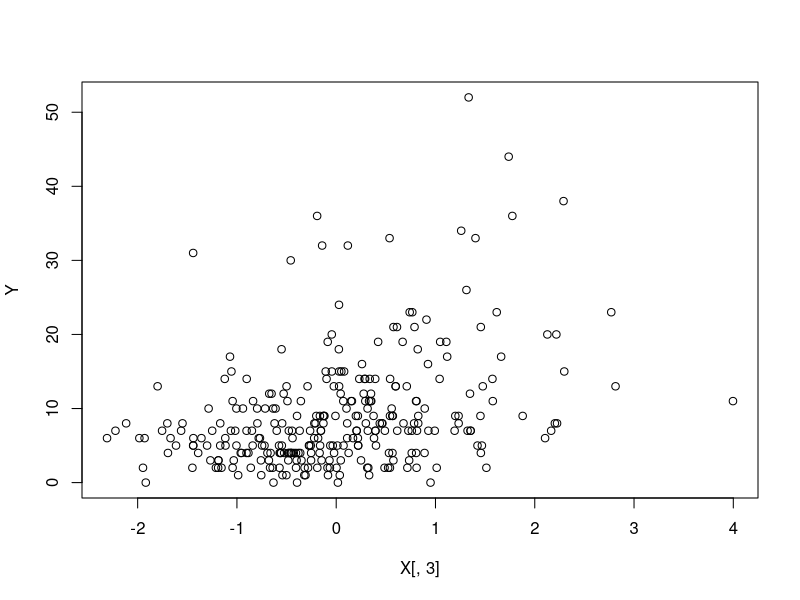
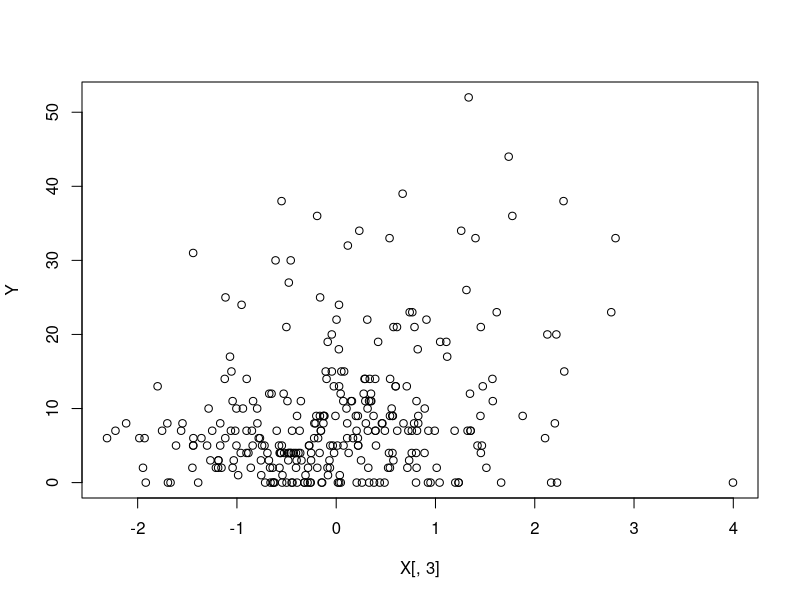

The R script that drew these images, in order:
require(pscl)
library(glmnet)
library(MASS)
library(MCMCpack)

n <- 300  # the number of observations
p <- 5  # the number of predictor variables
om1 <- 0.1    # zero-inflation prob
om2 <- 0.05    # large outlier prob
aa <- 20    # outlier location (10 or 20)


# settings
Beta <- rep(0,p)  
Beta[c(1,3,5)] <- c(-0.2, 0.3, 0.6)   # non-zero coefficients
int <- 2   # intercept
Para <- c(int, Beta)


# covariates
rho <- 0.2
mat <- matrix(NA, p, p)
for(k in 1:p){
  for(j in 1:p){ mat[k,j]=rho^(abs(k-j)) }
}

X <- mvrnorm(n, rep(0,p), mat) 


# response values
Mu <- as.vector( exp(int + X%*%Beta) )
Y <- rpois(n, Mu)

plot(X[,3], Y)

# outlier and zero inflation
ch <- sample(c(0, 1, 2), size=n, prob=c(1-om1-om2, om1, om2), replace=T)
Y[ch==1] <- 0
Y[ch==2] <- Y[ch==2] + aa

plot(X[,3], Y)





##approach algorithm
lasso_possion_EM <- function(X, Y){
  ## EM 
  dEH <- function(x){
    (log(1+x))^(-1/2)/(1+x)/(1+log(1+x))/3.14
  }
  
  mc <- 1000
  
  
  
  cv_fit_I <- cv.glmnet(X, Y ,family="poisson", alpha=1)
  best_lambda_I <- cv_fit_I$lambda.min
  final_fit_I <- glmnet(X, Y,family="poisson", alpha=1, lambda = best_lambda_I)
  hBeta <- as.vector(coef(final_fit_I))
  
  
  ss <- 0.05
  maxit <- 100
  n <- length(Y)
  
  for(j in 1:maxit){
    hBeta.old <- hBeta
    # E-step
    lam <- exp(as.vector(cbind(1,X)%*%hBeta))
    mD1 <- c()
    mD2 <- c()
    for(i in 1:n){
      rn <- rgamma(mc, 1+Y[i], lam[i])
      mD1[i] <- mean(dEH(rn))/lam[i]
      mD2[i] <- mean(rn*dEH(rn))/lam[i]
    }
    mZ <- ss*mD1 / ((1-ss)*dpois(Y, lam) + ss*mD1)
    mEta <- mD2/mD1
    
    # M-step
    ss <- mean(mZ)
    offset <- log(1-mZ+mZ*mEta)
    hBeta_o <- coef(glm(Y~X, offset=offset, family="poisson"))
    
    #with lasso  
    cv_fit <- cv.glmnet(X, Y, offset=offset ,family="poisson", alpha=1)
    best_lambda <- cv_fit$lambda.min
    final_fit <- glmnet(X, Y, offset=offset ,family="poisson", alpha=1, lambda = best_lambda)
    
    hBeta <- as.vector(coef(final_fit))
    
    # convergence check 
    dd <- 100*sum(abs(hBeta-hBeta.old)) / sum(abs(hBeta)+0.0001)
    # print(hBeta)
    if(dd<0.005){ break }
  }
  outlier_idx <- ifelse(mZ >0.5, 1,0)
  
  
  return(list(beta = hBeta, beta_without_lasso = hBeta_o, Z_latent = mZ, outlier_idx = outlier_idx, best_M = final_fit, eta = mEta))
  
}






#calculate DM
lasso_possion_EM_Y <- function(X, Y){
  dEH <- function(x){
    (log(1+x))^(-1/2)/(1+x)/(1+log(1+x))/3.14
  }
  
  mc <- 1000
  hBeta <- coef(glm(Y~X, family="poisson"))
  ss <- 0.05
  maxit <- 1
  n <- length(Y)
  
  for(j in 1:maxit){
    hBeta.old <- hBeta
    # E-step
    lam <- exp(as.vector(cbind(1,X)%*%hBeta))
    mD1 <- c()
    mD2 <- c()
    for(i in 1:n){
      rn <- rgamma(mc, 1+Y[i], lam[i])
      mD1[i] <- mean(dEH(rn))/lam[i]
      mD2[i] <- mean(rn*dEH(rn))/lam[i]
    }
    mZ <- ss*mD1 / ((1-ss)*dpois(Y, lam) + ss*mD1)
    mEta <- mD2/mD1
    
    # M-step
    ss <- mean(mZ)
    offset <- log(1-mZ+mZ*mEta)
    hBeta_o <- coef(glm(Y~X, offset=offset, family="poisson"))
    
    #with lasso  
    cv_fit <- cv.glmnet(X, Y, offset=offset ,family="poisson", alpha=1)
    best_lambda <- cv_fit$lambda.min
    final_fit <- glmnet(X, Y, offset=offset ,family="poisson", alpha=1, lambda = best_lambda)
    
    hBeta <- as.vector(coef(final_fit))
    
    # convergence check 
    dd <- 100*sum(abs(hBeta-hBeta.old)) / sum(abs(hBeta)+0.0001)
    # print(hBeta)
    if(dd<0.005){ break }
  }
  outlier_idx <- ifelse(mZ >0.5, 1,0)
  
  
  return(list(beta = hBeta, beta_without_lasso = hBeta_o, Z_latent = mZ, outlier_idx = outlier_idx, best_M = final_fit, eta = mEta))
  
}



r_1 <- lasso_possion_EM(X,Y)


lasso_possion_EM_DM_Y <- function(X, Y, hBeta){
  dEH <- function(x){
    (log(1+x))^(-1/2)/(1+x)/(1+log(1+x))/3.14
  }
  
  mc <- 1000
  ss <- 0.05
  maxit <- 1
  n <- length(Y)
  
  for(j in 1:maxit){
    hBeta.old <- hBeta
    # E-step
    lam <- exp(as.vector(cbind(1,X)%*%hBeta))
    mD1 <- c()
    mD2 <- c()
    for(i in 1:n){
      rn <- rgamma(mc, 1+Y[i], lam[i])
      mD1[i] <- mean(dEH(rn))/lam[i]
      mD2[i] <- mean(rn*dEH(rn))/lam[i]
    }
    mZ <- ss*mD1 / ((1-ss)*dpois(Y, lam) + ss*mD1)
    mEta <- mD2/mD1
    
    # M-step
    ss <- mean(mZ)
    offset <- log(1-mZ+mZ*mEta)
    hBeta_o <- coef(glm(Y~X, offset=offset, family="poisson"))
    
    #with lasso  
    cv_fit <- cv.glmnet(X, Y, offset=offset ,family="poisson", alpha=1)
    best_lambda <- cv_fit$lambda.min
    final_fit <- glmnet(X, Y, offset=offset ,family="poisson", alpha=1, lambda = best_lambda)
    
    hBeta <- as.vector(coef(final_fit))
    
    # convergence check 
    dd <- 100*sum(abs(hBeta-hBeta.old)) / sum(abs(hBeta)+0.0001)
    # print(hBeta)
    if(dd<0.005){ break }
  }
  outlier_idx <- ifelse(mZ >0.5, 1,0)
  
  
  return(list(beta = hBeta, beta_without_lasso = hBeta_o, Z_latent = mZ, outlier_idx = outlier_idx, best_M = final_fit, eta = mEta))
  
}














I_beta <- function(beta, omega, eta, x, y) {
  n <- length(y)
  p <- length(beta)
  lambda <- exp(x %*% beta)
  weight <- omega * eta + (1 - omega)
  
  I_beta_mat <- matrix(0, p, p)
  for (i in 1:n) {
    I_beta_mat <- I_beta_mat + weight[i] * lambda[i] * x[i,] %*% t(x[i,])
  }
  
  return(I_beta_mat)
}





DM <- function(beta, omega, eta, x, y, eps=1e-6) {
  p <- length(beta)
  DM_mat <- matrix(0, p, p)
  
  
  
  for (j in 1:p) {
    beta_plus <- beta
    beta_plus[j] <- beta_plus[j] + eps
    theta_plus <- c(beta_plus, omega, eta)
    theta_new <- lasso_possion_EM_DM_Y(X = X, Y = y, beta_plus)
    DM_mat[j,] <- c(theta_new$beta_without_lasso - beta) / eps
  }
  
  return(DM_mat)
}


C_I <- function(mu , sd, n){
  z <- qnorm(0.975)  # 95% 置信度对应的 z 值
  lower_ci <- mu - z * sd / sqrt(n)
  upper_ci <- mu + z * sd / sqrt(n)
  return(c(lower_ci,upper_ci))
}

v_m <- function(beta,eta,Z_latent,X,Y){
  omega <- mean(Z_latent)
  f_x <- cbind(1,X)
  I_c_mat <- I_beta(beta = beta,omega = omega,eta = eta,x = f_x, y = Y)
  DM_mat <- DM(beta = beta ,omega = omega, eta = eta ,x = X, y = Y)
  
  I_c_inv <- solve(I_c_mat)
  matrix_v <- I_c_inv + I_c_inv %*% DM_mat %*% solve(diag(p + 1) - DM_mat) %*% I_c_inv
  
  s_d <- sqrt(diag(matrix_v))
  CI <-c()
  for(i in 1:length(beta)){
    CI <- cbind(CI, C_I(beta[i], s_d[i],300))
  }
  return(list(M_p = sqrt(diag(matrix_v)),ci = CI))
  
}



beta_f <- r_1$beta_without_lasso
v_m(beta = r_1$beta_without_lasso,eta = r_1$eta,Z_latent = r_1$Z_latent, X = X, Y = Y)
